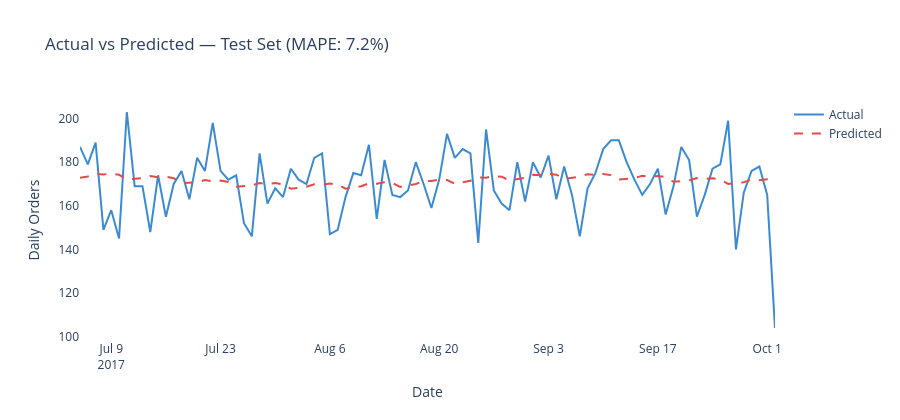

Notebook source saved alongside this figure:
### Code cell
# ── Chart 5: Actual vs Predicted on test set ──────────────────
fig = go.Figure()

fig.add_trace(go.Scatter(
    x=test_merged['ds'], y=test_merged['y'],
    mode='lines', name='Actual',
    line=dict(color='#3B8BD4', width=2)
))
fig.add_trace(go.Scatter(
    x=test_merged['ds'], y=test_merged['yhat'],
    mode='lines', name='Predicted',
    line=dict(color='#E24B4A', width=2, dash='dash')
))

fig.update_layout(
    title=f'Actual vs Predicted — Test Set (MAPE: {mape:.1f}%)',
    xaxis_title='Date', yaxis_title='Daily Orders',
    plot_bgcolor='white', height=420
)
fig.write_html('../outputs/forecast_actual_vs_predicted.html')
fig.show()
print('Chart 5 saved ✓')
